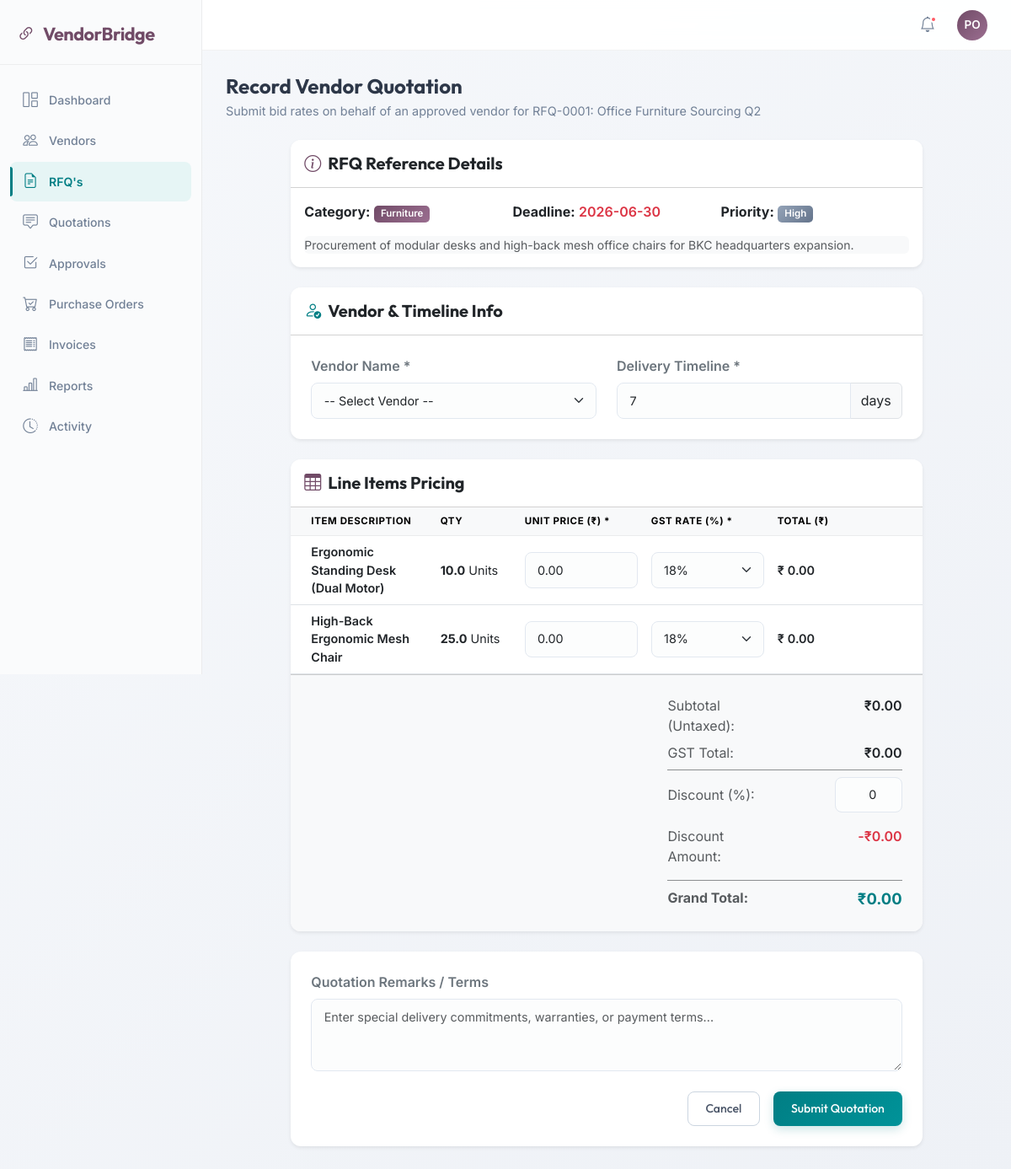
Page /quotations/submit/1 (signed in) on the committed database.
### models.py (models this page shows)
class RFQ(Base):
    __tablename__ = 'rfqs'
    id = Column(Integer, primary_key=True, index=True)
    title = Column(String, index=True)
    description = Column(Text)
    category = Column(String, default="IT Hardware")  # Stationery, IT Hardware, Furniture
    priority = Column(String, default="normal")  # low, normal, high, critical
    deadline = Column(String)
    status = Column(String, default="open")  # open, compared, pending_approval, approved, po_created, closed, cancelled
    line_ids = relationship("RFQLine", back_populates="rfq", cascade="all, delete-orphan")
    bids = relationship("Bid", back_populates="rfq")
    approval_requests = relationship("ApprovalRequest", back_populates="rfq")
    purchase_orders = relationship("PurchaseOrder", back_populates="rfq")

class RFQLine(Base):
    __tablename__ = 'rfq_lines'
    id = Column(Integer, primary_key=True)
    rfq_id = Column(Integer, ForeignKey('rfqs.id'))
    description = Column(String)
    quantity = Column(Float, default=1.0)
    uom = Column(String, default="Units")
    rfq = relationship("RFQ", back_populates="line_ids")
    bid_lines = relationship("BidLine", back_populates="rfq_line", cascade="all, delete-orphan")

### main.py (the view)
@app.get("/quotations/submit/{rfq_id}", response_class=HTMLResponse)
async def quotation_submit_form(request: Request, rfq_id: int, db: Session = Depends(get_db)):
    if not current_user_id:
        return RedirectResponse(url="/login", status_code=302)
    rfq = db.query(models.RFQ).filter(models.RFQ.id == rfq_id).first()
    if not rfq:
        raise HTTPException(status_code=404, detail="RFQ not found")
    vendors = db.query(models.Vendor).filter(models.Vendor.status == 'approved').all()
    return templates.TemplateResponse(request, "quotation_submit.html", {
        "active_page": "rfqs",
        "rfq": rfq,
        "vendors": vendors
    })

### templates/quotation_submit.html (shortened to what this page needs)
{% extends "base.html" %}
{% block content %}
<div class="page-header mb-4">
    <h2>Record Vendor Quotation</h2>
    <p>Submit bid rates on behalf of an approved vendor for RFQ-{{ "%04d"|format(rfq.id) }}: {{ rfq.title }}</p>
</div>
<div class="row justify-content-center">
    <div class="col-lg-10">
        <div class="card border-0 shadow-sm mb-4">
            <div class="card-header bg-white py-3">
                <h5 class="mb-0 text-dark fw-bold"><i class="bi bi-info-circle me-2 text-primary" style="color: var(--primary-purple) !important;"></i>RFQ Reference Details</h5>
            </div>
            <div class="card-body">
                <div class="row">
                    <div class="col-md-4 mb-2"><strong>Category:</strong> <span class="badge bg-purple">{{ rfq.category }}</span></div>
                    <div class="col-md-4 mb-2"><strong>Deadline:</strong> <span class="text-danger fw-semibold">{{ rfq.deadline }}</span></div>
                    <div class="col-md-4 mb-2"><strong>Priority:</strong> <span class="badge bg-secondary">{{ rfq.priority | title }}</span></div>
                </div>
                <div class="mt-2 p-2.5 bg-light rounded text-muted small" style="white-space: pre-line;">{{ rfq.description }}</div>
            </div>
        </div>
        <form action="/api/quotations" method="POST" id="quotation-form">
            <div class="card border-0 shadow-sm mb-4">
                <div class="card-header bg-white py-3">
                    <h5 class="mb-0 text-dark fw-bold"><i class="bi bi-person-check me-2 text-teal" style="color: var(--secondary-teal) !important;"></i>Vendor & Timeline Info</h5>
                </div>
                <div class="card-body p-4">
                    <div class="row g-4">
                        <div class="col-md-6">
                            <label for="vendor_id" class="form-label fw-semibold text-secondary">Vendor Name *</label>
                            <select class="form-select" id="vendor_id" name="vendor_id" required>
                                <option value="" disabled selected>-- Select Vendor --</option>
                            </select>
                        </div>
                        <div class="col-md-6">
                            <label for="delivery_days" class="form-label fw-semibold text-secondary">Delivery Timeline *</label>
                            <div class="input-group">
                                <input type="number" class="form-control" id="delivery_days" name="delivery_days" value="7" min="1" required>
                                <span class="input-group-text">days</span>
                            </div>
                        </div>
                    </div>
                </div>
            </div>
            <div class="card border-0 shadow-sm mb-4">
                <div class="card-header bg-white py-3">
                    <h5 class="mb-0 text-dark fw-bold"><i class="bi bi-table me-2 text-primary" style="color: var(--primary-purple) !important;"></i>Line Items Pricing</h5>
                </div>
                <div class="card-body p-0">
                    <div class="table-responsive">
                        <table class="table align-middle mb-0" id="pricing-table">
                            <thead class="table-light">
                                <tr>
                                    <th class="ps-4">Item Description</th>
                                    <th style="width: 100px;">Qty</th>
                                    <th style="width: 150px;">Unit Price (₹) *</th>
                                    <th style="width: 150px;">GST Rate (%) *</th>
                                    <th style="width: 180px;">Total (₹)</th>
                                </tr>
                            </thead>
                            <tbody>
                                {% for line in rfq.line_ids %}
                                <tr>
                                    <td class="ps-4">
                                        <div class="fw-semibold text-dark">{{ line.description }}</div>
                                    </td>
                                    <td>
                                        <span class="fw-bold qty-display">{{ line.quantity }}</span> {{ line.uom }}
                                    </td>
                                    <td>
                                        <input type="number" step="0.01" min="0" class="form-control form-control-sm line-price" name="unit_price[]" value="0.00" oninput="calculateTotals()" required>
                                    </td>
                                    <td>
                                        <select class="form-select form-select-sm line-gst" name="gst_rate[]" onchange="calculateTotals()" required>
                                            <option value="18" selected>18%</option>
                                        </select>
                                    </td>
                                    <td>
                                        <span class="fw-semibold text-dark">₹</span>
                                        <span class="fw-semibold text-dark line-total">0.00</span>
                                    </td>
                                </tr>
                                {% endfor %}
                            </tbody>
                        </table>
                    </div>
                </div>
                <div class="card-footer bg-light p-4">
                    <div class="row justify-content-end">
                        <div class="col-md-5">
                            <div class="row mb-2">
                                <div class="col-6 text-muted">Subtotal (Untaxed):</div>
                                <div class="col-6 text-end fw-semibold text-dark">₹<span id="summary-subtotal">0.00</span></div>
                            </div>
                            <div class="row mb-2">
                                <div class="col-6 text-muted">GST Total:</div>
                                <div class="col-6 text-end fw-semibold text-dark">₹<span id="summary-tax">0.00</span></div>
                            </div>
                            <hr class="my-2 opacity-50">
                            <div class="row align-items-center mb-3">
                                <div class="col-6 text-muted">Discount (%):</div>
                                <div class="col-6 text-end">
                                    <input type="number" class="form-control form-control-sm text-end d-inline-block" style="width: 80px;" id="discount_percent" name="discount_percent" value="0" min="0" max="100" oninput="calculateTotals()">
                                </div>
                            </div>
                            <div class="row mb-3">
                                <div class="col-6 text-muted">Discount Amount:</div>
                                <div class="col-6 text-end fw-semibold text-danger">-₹<span id="summary-discount">0.00</span></div>
                            </div>
                            <hr class="my-2 opacity-50">
                            <div class="row">
                                <div class="col-6 text-muted fw-bold">Grand Total:</div>
                                <div class="col-6 text-end fw-bold text-teal" style="font-size: 1.15rem; color: var(--secondary-teal);">₹<span id="summary-grand-total">0.00</span></div>
                            </div>
                        </div>
                    </div>
                </div>
            </div>
            <div class="card border-0 shadow-sm mb-4">
                <div class="card-body p-4">
                    <div class="mb-4">
                        <label for="notes" class="form-label fw-semibold text-secondary">Quotation Remarks / Terms</label>
                        <textarea class="form-control" id="notes" name="notes" rows="3" placeholder="Enter special delivery commitments, warranties, or payment terms..."></textarea>
                    </div>
                    <div class="d-flex justify-content-end gap-3">
                        <a href="/rfqs/{{ rfq.id }}" class="btn btn-outline-secondary">Cancel</a>
                        <button type="submit" class="btn btn-primary">Submit Quotation</button>
                    </div>
                </div>
            </div>
        </form>
    </div>
</div>
{% endblock %}

### templates/base.html (style rules this page uses)
:root { --primary-purple: #714B67; --primary-purple-hover: #5c3e55; --primary-purple-light: #f3eaf0; --secondary-teal: #017e84; --secondary-teal-hover: #015e62; --secondary-teal-light: #e6f5f5; --bg-gradient: linear-gradient(135deg, #f6f8fb 0%, #eef1f6 100%); --sidebar-bg: #fafbfc; --glass-bg: rgba(255, 255, 255, 0.92); --glass-border: rgba(255, 255, 255, 0.6); --text-dark: #2d3748; --text-muted: #718096; --text-light: #a0aec0; --shadow-xs: 0 1px 2px rgba(0, 0, 0, 0.03); --shadow-sm: 0 2px 4px rgba(0, 0, 0, 0.02); --shadow-md: 0 10px 25px rgba(31, 38, 135, 0.04); --shadow-lg: 0 15px 35px rgba(31, 38, 135, 0.08); --radius-sm: 8px; --radius-md: 12px; --radius-lg: 16px; --sidebar-width: 240px; }
* { box-sizing: border-box; }
body { font-family: 'Inter', sans-serif; background: var(--bg-gradient); color: var(--text-dark); min-height: 100vh; margin: 0; display: flex; }
h1, h2, h3, h4, h5, h6 { font-family: 'Outfit', sans-serif; font-weight: 600; }
.btn { font-weight: 500; border-radius: var(--radius-sm); padding: 0.55rem 1.3rem; transition: all 0.3s cubic-bezier(0.16, 1, 0.3, 1); font-family: 'Outfit', sans-serif; font-size: 0.88rem; }
.btn-primary { background: linear-gradient(135deg, var(--secondary-teal) 0%, #009399 100%); border: none; box-shadow: 0 4px 12px rgba(1, 126, 132, 0.2); color: white; }
.btn-outline-secondary { border-color: #cbd5e0; color: #4a5568; }
.form-control, .form-select { border: 1px solid #e2e8f0; border-radius: var(--radius-sm); padding: 0.6rem 0.9rem; transition: all 0.2s ease; background-color: #fcfdfd; font-size: 0.9rem; }
.card { border: 1px solid rgba(0,0,0,0.06); background: white; border-radius: var(--radius-md); box-shadow: var(--shadow-xs); transition: all 0.25s ease; overflow: hidden; }
.table { --bs-table-bg: transparent; margin-bottom: 0; font-size: 0.9rem; }
thead th { background-color: #f8f9fa !important; border-bottom: 2px solid rgba(0,0,0,0.05); text-transform: uppercase; font-size: 0.72rem; letter-spacing: 0.6px; color: var(--text-muted); font-weight: 700; padding: 12px 16px; }
tbody td { padding: 12px 16px; vertical-align: middle; }
.badge { padding: 0.35em 0.7em; font-size: 0.72em; font-weight: 600; border-radius: 5px; }
.bg-secondary { background: linear-gradient(135deg, #94a3b8, #64748b) !important; }
.bg-purple { background: linear-gradient(135deg, var(--primary-purple), #9b6e90) !important; color: white; }
.page-header { margin-bottom: 24px; }
.page-header h2 { font-size: 1.5rem; font-weight: 700; margin-bottom: 4px; }
.page-header p { color: var(--text-muted); font-size: 0.9rem; margin-bottom: 0; }

### rows in the picture
RFQ: id "0001", title "Office Furniture Sourcing Q2", category "Furniture", deadline "2026-06-30", priority "High", description "Procurement of modular desks and high-back mesh office chairs for BKC headquarters expansion."
RFQLine: description "Ergonomic Standing Desk (Dual Motor)", quantity "10.0", uom "Units"
RFQLine: description "High-Back Ergonomic Mesh Chair", quantity "25.0", uom "Units"
